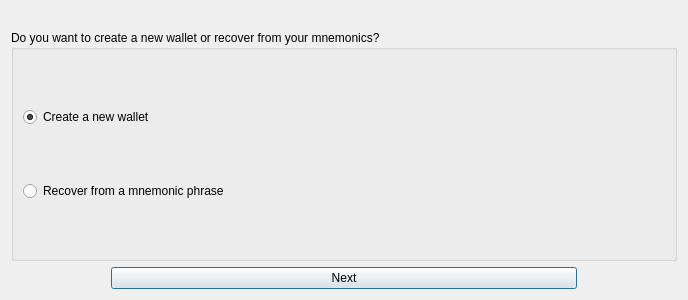
<?xml version="1.0" encoding="UTF-8"?>
<ui version="4.0">
 <class>ImportOrCreate</class>
 <widget class="QDialog" name="ImportOrCreate">
  <property name="geometry">
   <rect>
    <x>0</x>
    <y>0</y>
    <width>688</width>
    <height>300</height>
   </rect>
  </property>
  <property name="sizePolicy">
   <sizepolicy hsizetype="Expanding" vsizetype="Expanding">
    <horstretch>0</horstretch>
    <verstretch>0</verstretch>
   </sizepolicy>
  </property>
  <property name="windowTitle">
   <string>PRivaCY Coin Wallet Wizard</string>
  </property>
  <layout class="QVBoxLayout" name="verticalLayout" stretch="0,0">
   <property name="topMargin">
    <number>30</number>
   </property>
   <item>
    <widget class="QGroupBox" name="groupBox">
     <property name="title">
      <string>Do you want to create a new wallet or recover from your mnemonics?</string>
     </property>
     <layout class="QVBoxLayout" name="verticalLayout_2">
      <item>
       <widget class="QRadioButton" name="rbCreate">
        <property name="text">
         <string>Create a new wallet</string>
        </property>
        <property name="checked">
         <bool>true</bool>
        </property>
       </widget>
      </item>
      <item>
       <widget class="QRadioButton" name="rbRecover">
        <property name="text">
         <string>Recover from a mnemonic phrase</string>
        </property>
       </widget>
      </item>
     </layout>
    </widget>
   </item>
   <item>
    <layout class="QHBoxLayout" name="horizontalLayout_5">
     <property name="spacing">
      <number>50</number>
     </property>
     <property name="leftMargin">
      <number>100</number>
     </property>
     <property name="rightMargin">
      <number>100</number>
     </property>
     <item>
      <widget class="QPushButton" name="btnNext">
       <property name="text">
        <string>Next</string>
       </property>
      </widget>
     </item>
    </layout>
   </item>
  </layout>
 </widget>
 <resources/>
 <connections/>
</ui>
